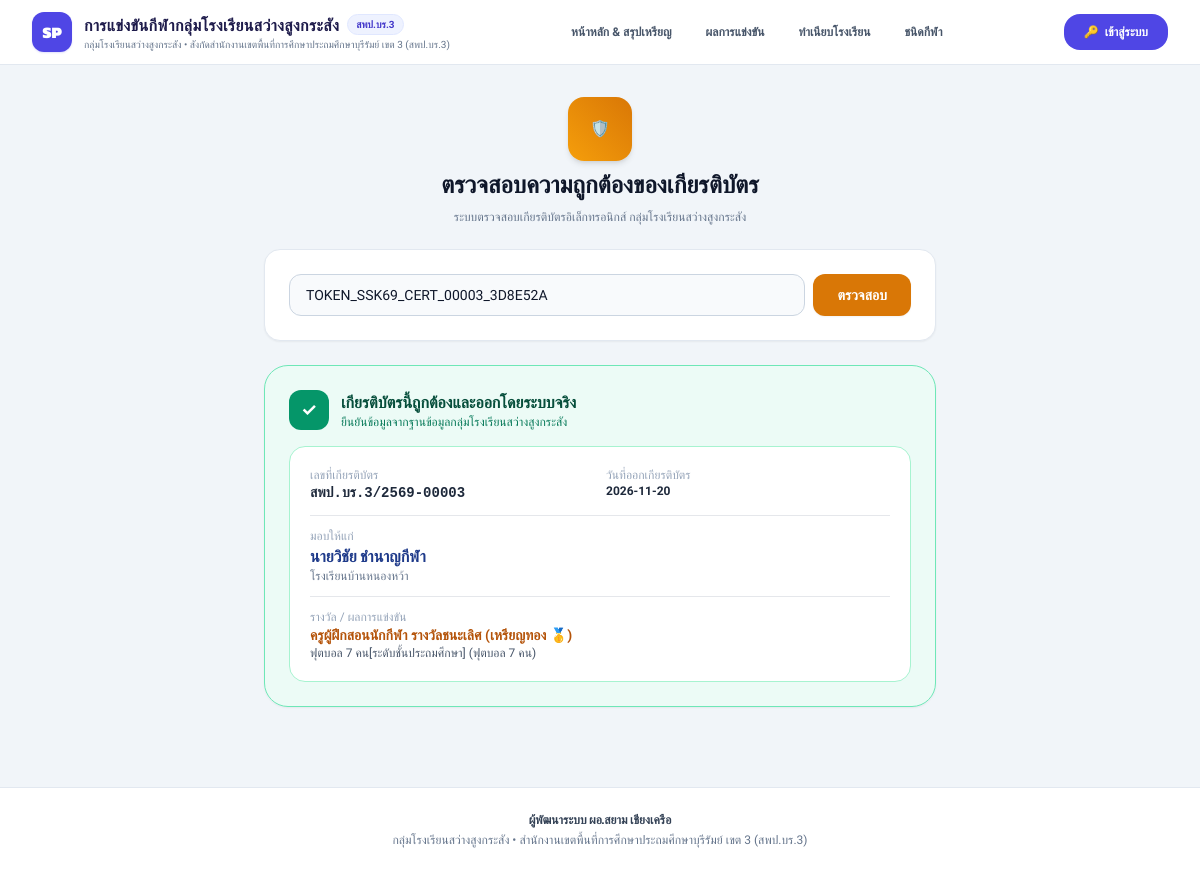
Screenshot of /verify.php?token=TOKEN_SSK69_CERT_00003_3D8E52A with the database file from the repository.
### tables this page shows
CREATE TABLE `certificates` (
  `id` VARCHAR(50) NOT NULL,
  `competition_id` VARCHAR(50) NOT NULL,
  `certificate_no` VARCHAR(100) NOT NULL UNIQUE,
  `recipient_type` ENUM('STUDENT','COACH','SCHOOL','REFEREE') NOT NULL,
  `recipient_id` VARCHAR(50) NOT NULL,
  `recipient_name` VARCHAR(255) NOT NULL,
  `school_id` VARCHAR(50) NOT NULL,
  `school_name` VARCHAR(255) NOT NULL,
  `event_id` VARCHAR(50) NOT NULL,
  `event_name` VARCHAR(255) NOT NULL,
  `sport_name` VARCHAR(100) NOT NULL,
  `result_id` VARCHAR(50) NOT NULL,
  `award` VARCHAR(100) NOT NULL,
  `medal` ENUM('GOLD','SILVER','BRONZE','NONE') DEFAULT 'NONE',
  `issue_date` DATE NOT NULL,
  `template_type` VARCHAR(50) DEFAULT 'STANDARD_GOLD',
  `google_slide_template_id` VARCHAR(255) DEFAULT NULL,
  `slide_url` VARCHAR(500) DEFAULT NULL,
  `drive_file_id` VARCHAR(255) DEFAULT NULL,
  `drive_url` VARCHAR(255) DEFAULT NULL,
  `qr_token` VARCHAR(255) NOT NULL UNIQUE,
  `status` ENUM('GENERATED','DOWNLOADED','REVOKED') DEFAULT 'GENERATED',
  `created_at` TIMESTAMP DEFAULT CURRENT_TIMESTAMP,
  PRIMARY KEY (`id`),
  KEY `idx_cert_qr` (`qr_token`)
);

### verify.php (the view, shortened to what this page needs)
<?php
$query = trim($_GET['code'] ?? $_GET['token'] ?? '');
$certificate = null;
$searched = false;
if (!empty($query)) {
    $searched = true;
    try {
        $pdo = Database::getConnection();
        $stmt = $pdo->prepare("
            SELECT * FROM certificates
            WHERE (certificate_no = ? OR qr_token = ?) AND status != 'REVOKED'
            LIMIT 1
        ");
        $stmt->execute([$query, $query]);
        $certificate = $stmt->fetch();
    } catch (Exception $e) {
        $certificate = null;
    }
}
require_once __DIR__ . '/includes/header.php';
?>
<div class="max-w-2xl mx-auto space-y-6">
    <div class="text-center space-y-2">
        <div class="w-16 h-16 bg-gradient-to-tr from-amber-500 to-amber-600 text-white rounded-2xl flex items-center justify-center mx-auto shadow-md">
            🛡️
        </div>
        <h1 class="text-2xl font-bold font-kanit text-slate-900">ตรวจสอบความถูกต้องของเกียรติบัตร</h1>
        <p class="text-xs text-slate-500">ระบบตรวจสอบเกียรติบัตรอิเล็กทรอนิกส์ กลุ่มโรงเรียนสว่างสูงกระสัง</p>
    </div>
    <div class="bg-white rounded-2xl p-6 shadow-sm border border-slate-200">
        <form method="GET" class="flex gap-2">
            <input
                type="text"
                name="code"
                value="<?= htmlspecialchars($query) ?>"
                placeholder="กรอกเลขที่เกียรติบัตร (เช่น CERT-2569-...) หรือ Token"
                class="flex-1 px-4 py-2.5 bg-slate-50 border border-slate-300 rounded-xl text-sm focus:bg-white focus:ring-2 focus:ring-amber-500 focus:outline-hidden"
                required
            >
            <button type="submit" class="px-6 py-2.5 bg-amber-600 hover:bg-amber-700 text-white font-bold text-sm rounded-xl transition shadow-sm">
                ตรวจสอบ
            </button>
        </form>
    </div>
    <?php if ($searched): ?>
        <?php if ($certificate): ?>
            <div class="bg-emerald-50/80 border border-emerald-300 rounded-3xl p-6 space-y-4 shadow-sm">
                <div class="flex items-center gap-3">
                    <div class="w-10 h-10 bg-emerald-600 text-white rounded-xl flex items-center justify-center font-bold text-lg shadow-xs">
                        ✓
                    </div>
                    <div>
                        <h3 class="text-base font-bold text-emerald-900 font-kanit">เกียรติบัตรนี้ถูกต้องและออกโดยระบบจริง</h3>
                        <p class="text-xs text-emerald-700">ยืนยันข้อมูลจากฐานข้อมูลกลุ่มโรงเรียนสว่างสูงกระสัง</p>
                    </div>
                </div>
                <div class="bg-white rounded-2xl p-5 border border-emerald-200 text-xs space-y-3">
                    <div class="grid grid-cols-2 gap-3">
                        <div>
                            <span class="text-slate-400 block">เลขที่เกียรติบัตร</span>
                            <span class="font-bold text-slate-800 font-mono text-sm"><?= htmlspecialchars($certificate['certificate_no']) ?></span>
                        </div>
                        <div>
                            <span class="text-slate-400 block">วันที่ออกเกียรติบัตร</span>
                            <span class="font-bold text-slate-800"><?= htmlspecialchars($certificate['issue_date']) ?></span>
                        </div>
                    </div>
                    <div class="border-t pt-3">
                        <span class="text-slate-400 block">มอบให้แก่</span>
                        <span class="text-base font-bold text-blue-900 font-kanit"><?= htmlspecialchars($certificate['recipient_name']) ?></span>
                        <span class="text-slate-500 block"><?= htmlspecialchars($certificate['school_name']) ?></span>
                    </div>
                    <div class="border-t pt-3">
                        <span class="text-slate-400 block">รางวัล / ผลการแข่งขัน</span>
                        <span class="font-bold text-amber-700 text-sm"><?= htmlspecialchars($certificate['award']) ?></span>
                        <span class="text-slate-600 block"><?= htmlspecialchars($certificate['event_name']) ?> (<?= htmlspecialchars($certificate['sport_name']) ?>)</span>
                    </div>
                </div>
            </div>
        <?php endif; ?>
    <?php endif; ?>
</div>
<?php require_once __DIR__ . '/includes/footer.php'; ?>

### includes/header.php (style rules this page uses)
body { font-family: 'Prompt', -apple-system, BlinkMacSystemFont, "Segoe UI", Roboto, sans-serif; }
h1, h2, h3, h4, h5, h6, .font-kanit { font-family: 'Kanit', sans-serif; }

### rows the page displays
certificates: certificate_no "สพป.บร.3/2569-00003", issue_date "2026-11-20", recipient_name "นายวิชัย ชำนาญกีฬา", school_name "โรงเรียนบ้านหนองหว้า", award "ครูผู้ฝึกสอนนักกีฬา รางวัลชนะเลิศ (เหรียญทอง 🥇)", event_name "ฟุตบอล 7 คน[ระดับชั้นประถมศึกษา]", sport_name "ฟุตบอล 7 คน"
